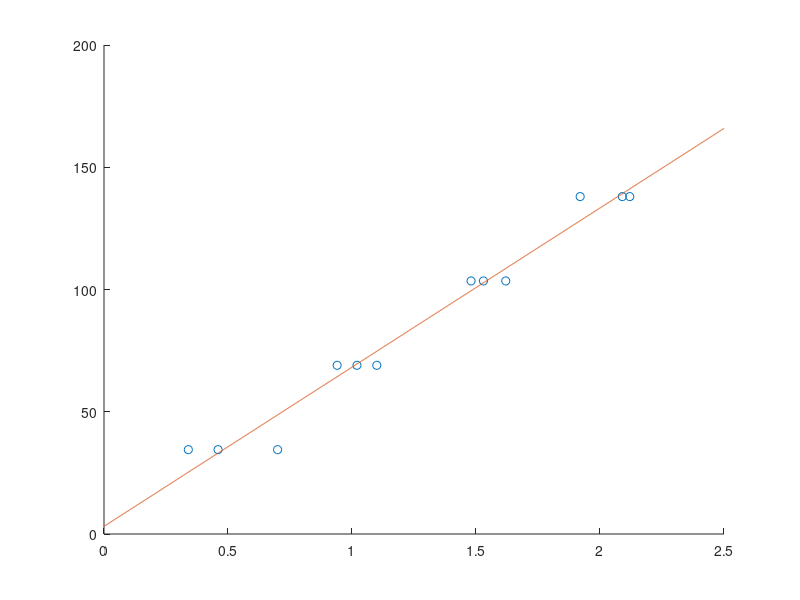

MATLAB code for this plot:
%LabEleven1.m - A program to plot stuff for the lab.
%
%4/20/2023
%Cole Matthews
%AE 227 - Engineering Digital Computation

%Housekeeping
clear all;
close all;
clc;


%Make the points
xpoint = [0.46 0.34 0.70 0.94 1.02 1.10 1.48 1.53 1.62 1.92 2.09 2.12];
ypoint = [34.5 34.5 34.5 69.0 69.0 69.0 103.5 103.5 103.5 138.0 138.0 138.0];

%Make the Line
xline = 0:0.001:2.5;
yline = (65.1012*xline)+3.13744;

%Plot the stuff
hold on
plot1 = plot(xpoint,ypoint,"o");
plot2 = plot(xline,yline);
hold off
